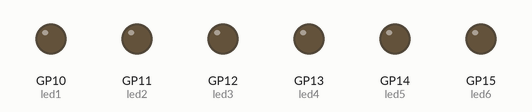
A program run on a simulated Raspberry Pi Pico running MicroPython. On the bench: output pins drawn as LEDs (lit = HIGH).

Above: at 0.12 s.
At 0.87 s:
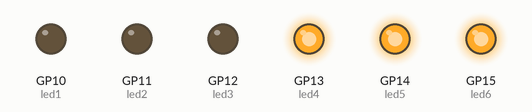
At 1.62 s:
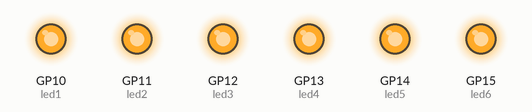
At 3.37 s:
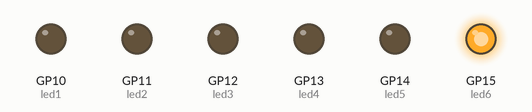
At 4.87 s:
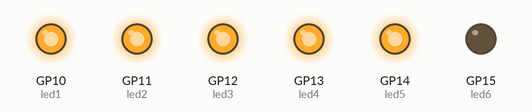
At 6.62 s:
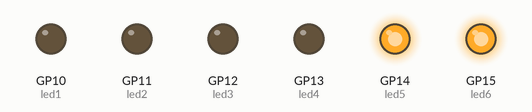
Timing chart, 0 to 6.9 s (numbered marks = the images above):
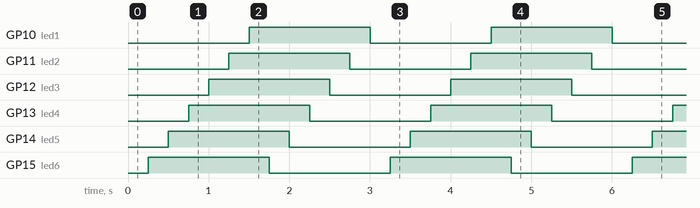

Measured:
- by itself, GP10 (led1), GP11 (led2), GP12 (led3), GP13 (led4), GP14 (led5), GP15 (led6): alternates HIGH for 1.5 s and LOW for 1.5 s
- by itself, everything shown: repeats every 3.0 s, in 12 steps

The program:

6Led_chaser.py
```python
from machine import Pin
from time import sleep

led1 = Pin(10, Pin.OUT)
led2 = Pin(11, Pin.OUT)
led3 = Pin(12, Pin.OUT)
led4 = Pin(13, Pin.OUT)
led5 = Pin(14, Pin.OUT)
led6 = Pin(15, Pin.OUT)
def Led_chaser (a,b,c,d,e,f):
    led1.value(a)
    led2.value(b)
    led3.value(c)
    led4.value(d)
    led5.value(e)
    led6.value(f)
    sleep(0.25)

while True:
    Led_chaser(0,0,0,0,0,0)
    Led_chaser(0,0,0,0,0,1)
    Led_chaser(0,0,0,0,1,1)
    Led_chaser(0,0,0,1,1,1)
    Led_chaser(0,0,1,1,1,1)
    Led_chaser(0,1,1,1,1,1)
    Led_chaser(1,1,1,1,1,1)
    Led_chaser(1,1,1,1,1,0)
    Led_chaser(1,1,1,1,0,0)
    Led_chaser(1,1,1,0,0,0)
    Led_chaser(1,1,0,0,0,0)
    Led_chaser(1,0,0,0,0,0)


    
```
